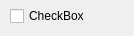
<?xml version="1.0" encoding="UTF-8"?>
<ui version="4.0">
 <class>Reader</class>
 <widget class="QWidget" name="Reader">
  <property name="geometry">
   <rect>
    <x>0</x>
    <y>0</y>
    <width>134</width>
    <height>36</height>
   </rect>
  </property>
  <property name="windowTitle">
   <string>Form</string>
  </property>
  <widget class="QWidget" name="verticalLayoutWidget">
   <property name="geometry">
    <rect>
     <x>10</x>
     <y>0</y>
     <width>121</width>
     <height>33</height>
    </rect>
   </property>
   <layout class="QVBoxLayout" name="verticalLayout">
    <item>
     <widget class="QCheckBox" name="checkBox">
      <property name="text">
       <string>CheckBox</string>
      </property>
     </widget>
    </item>
   </layout>
  </widget>
 </widget>
 <resources/>
 <connections/>
</ui>
